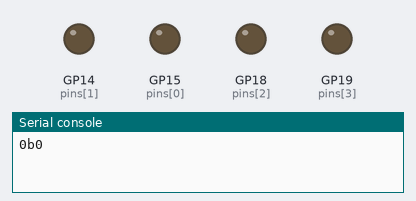
Bench run of a program on a simulated Raspberry Pi Pico running MicroPython. On the bench: output pins drawn as LEDs (lit = HIGH), the last lines printed to the serial console.

Above: at 0.5 s.
At 2.5 s:
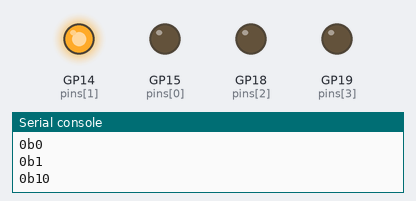
At 4.5 s:
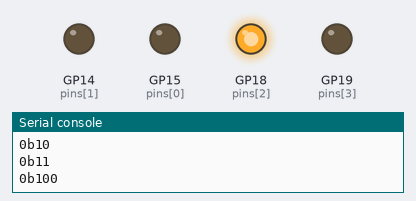
At 9.5 s:
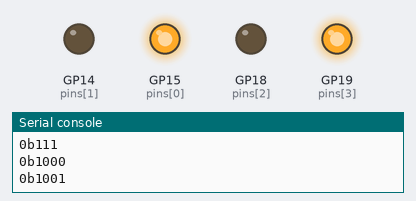
At 14.5 s:
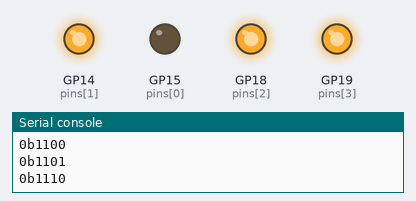
At 19.5 s:
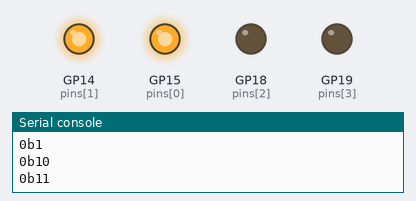
Timing chart, 0 to 20.8 s (numbered marks = the images above):
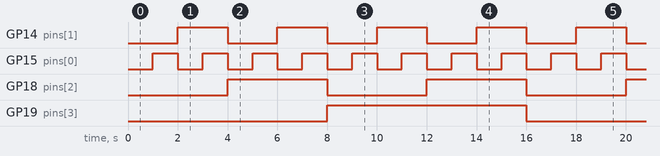

Measured:
- by itself, GP14 (pins[1]): alternates HIGH for 2.0 s and LOW for 2.0 s
- by itself, GP15 (pins[0]): alternates HIGH for 1.0 s and LOW for 1.0 s
- by itself, GP18 (pins[2]): alternates HIGH for 4.0 s and LOW for 4.0 s
- by itself, GP19 (pins[3]): alternates HIGH for 8.0 s and LOW for 8.0 s

The program:

binary.py
```python
from machine import Pin
import utime

def main():
    pins = ( Pin(15, Pin.OUT),
             Pin(14, Pin.OUT),
             Pin(18, Pin.OUT),
             Pin(19, Pin.OUT)  )

    n = 0
    while True:
        set_leds(pins, n)
        print(bin(n))
        n = n + 1
        n = n % 16
        utime.sleep(1)

def set_leds(pins, n):
    for power in range(4):
        if 2**power & n > 0:
            pins[power].value(1)
        else:
            pins[power].value(0)

if __name__ == "__main__":
    main()
```
